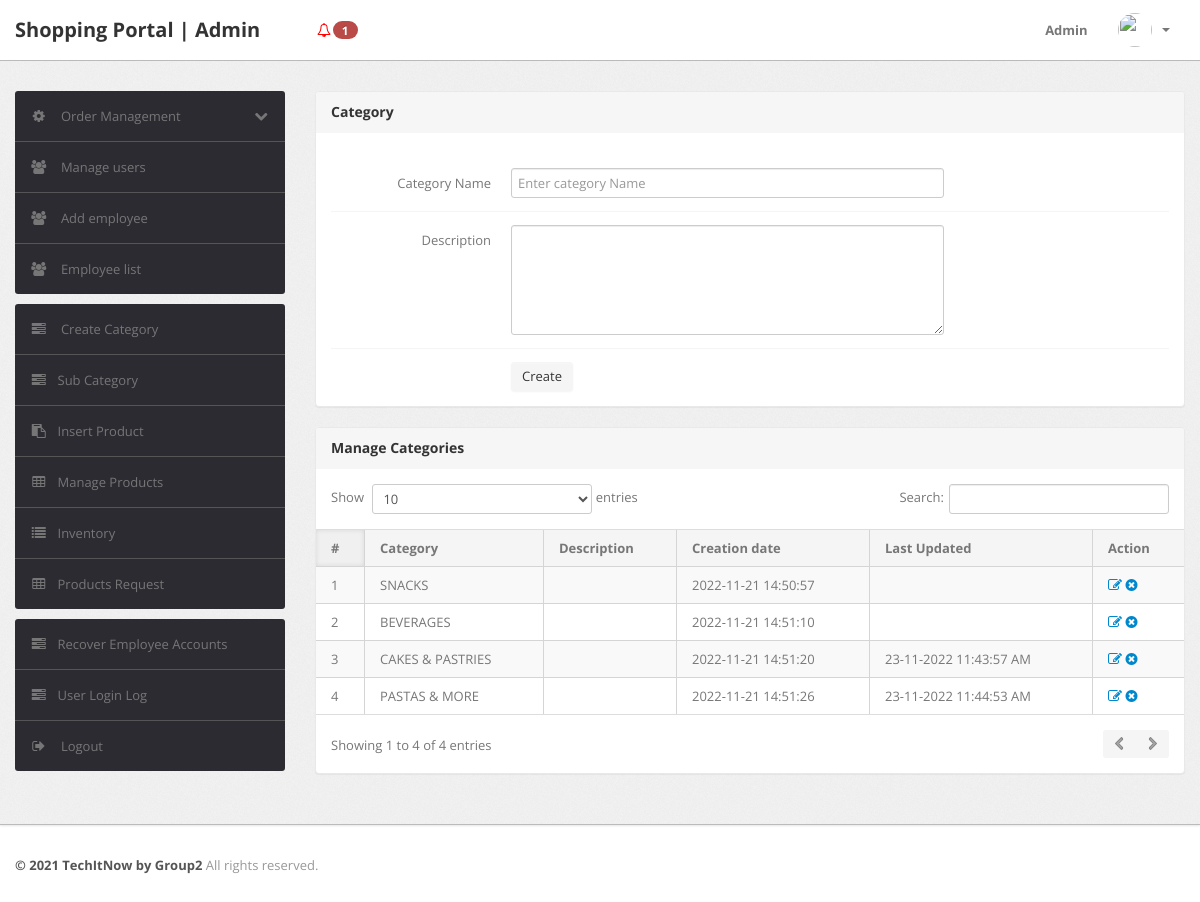
The app's page /admin/category.php (signed in) with its own data.
### tables this page shows
CREATE TABLE `category` (
  `id` int(11) NOT NULL,
  `categoryName` varchar(255) DEFAULT NULL,
  `categoryDescription` longtext DEFAULT NULL,
  `creationDate` timestamp NOT NULL DEFAULT current_timestamp(),
  `updationDate` varchar(255) DEFAULT NULL
);

### admin/category.php (the view, shortened to what this page needs)
<?php
include('include/config.php');
if(strlen($_SESSION['alogin'])==0)
	{
header('location:index.php');
}
else{
?>
<!DOCTYPE html>
<html lang="en">
<head>
	<link type="text/css" href="bootstrap/css/bootstrap.min.css" rel="stylesheet">
	<link type="text/css" href="bootstrap/css/bootstrap-responsive.min.css" rel="stylesheet">
	<link type="text/css" href="css/theme.css" rel="stylesheet">
	<link type="text/css" href="images/icons/css/font-awesome.css" rel="stylesheet">
</head>
<body>
<?php include('include/header.php');?>
	<div class="wrapper">
		<div class="container">
			<div class="row">
<?php include('include/sidebar.php');?>
			<div class="span9">
					<div class="content">
						<div class="module">
							<div class="module-head">
								<h3>Category</h3>
							</div>
							<div class="module-body">
									<br />
			<form class="form-horizontal row-fluid" name="Category" method="post" >
<div class="control-group">
<label class="control-label" for="basicinput">Category Name</label>
<div class="controls">
<input type="text" placeholder="Enter category Name"  name="category" class="span8 tip" required>
</div>
</div>
<div class="control-group">
											<label class="control-label" for="basicinput">Description</label>
											<div class="controls">
												<textarea class="span8" name="description" rows="5"></textarea>
											</div>
										</div>
	<div class="control-group">
											<div class="controls">
												<button type="submit" name="submit" class="btn">Create</button>
											</div>
										</div>
									</form>
							</div>
						</div>
	<div class="module">
							<div class="module-head">
								<h3>Manage Categories</h3>
							</div>
							<div class="module-body table">
								<table cellpadding="0" cellspacing="0" border="0" class="datatable-1 table table-bordered table-striped	 display" width="100%">
									<thead>
										<tr>
											<th>#</th>
											<th>Category</th>
											<th>Description</th>
											<th>Creation date</th>
											<th>Last Updated</th>
											<th>Action</th>
										</tr>
									</thead>
									<tbody>
<?php $query=mysqli_query($con,"select * from category");
$cnt=1;
while($row=mysqli_fetch_array($query))
{
?>
										<tr>
											<td><?php echo htmlentities($cnt);?></td>
											<td><?php echo htmlentities($row['categoryName']);?></td>
											<td><?php echo htmlentities($row['categoryDescription']);?></td>
											<td> <?php echo htmlentities($row['creationDate']);?></td>
											<td><?php echo htmlentities($row['updationDate']);?></td>
											<td>
											<a href="edit-category.php?id=<?php echo $row['id']?>" ><i class="icon-edit"></i></a>
											<a href="category.php?id=<?php echo $row['id']?>&del=delete" onClick="return confirm('Are you sure you want to delete?')"><i class="icon-remove-sign"></i></a></td>
										</tr>
										<?php $cnt=$cnt+1; } ?>
								</table>
							</div>
						</div>
					</div>
				</div>
			</div>
		</div>
	</div>
<?php include('include/footer.php');?>
</body>
<?php } ?>

### records on screen
category: categoryName "SNACKS", creationDate "2022-11-21 14:50:57"
category: categoryName "BEVERAGES", creationDate "2022-11-21 14:51:10"
category: categoryName "CAKES & PASTRIES", creationDate "2022-11-21 14:51:20", updationDate "23-11-2022 11:43:57 AM"
category: categoryName "PASTAS & MORE", creationDate "2022-11-21 14:51:26", updationDate "23-11-2022 11:44:53 AM"

### other values on screen
$num_rows "1"
